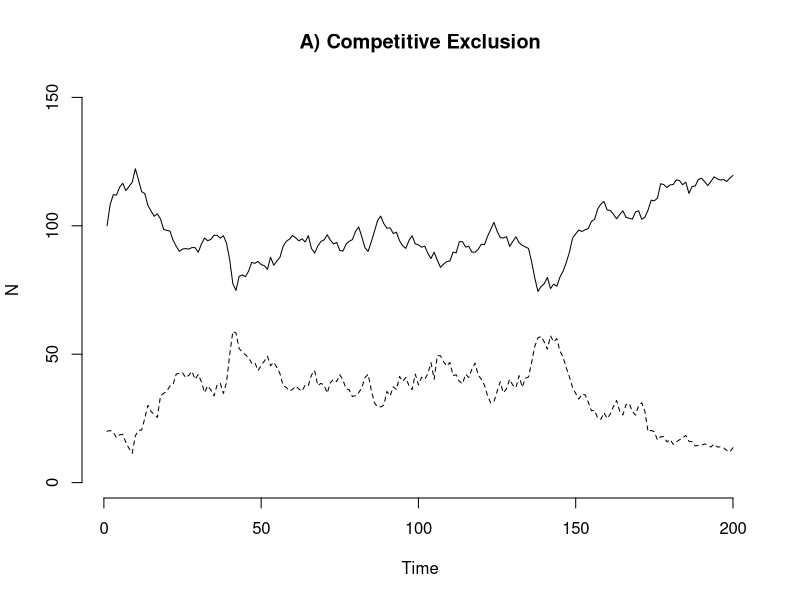
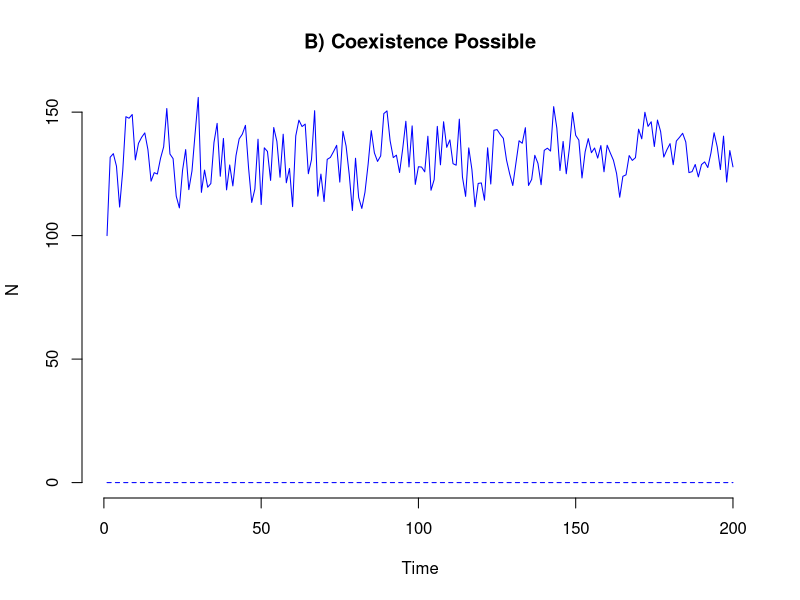
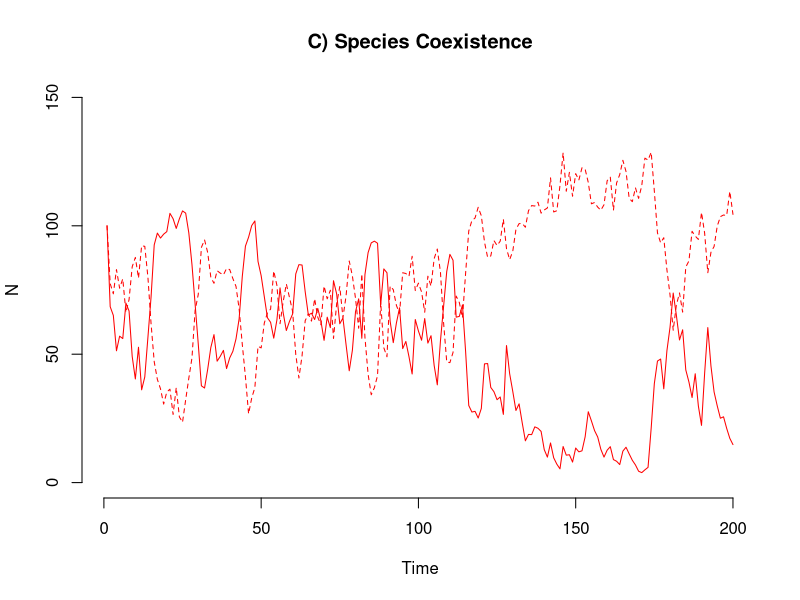
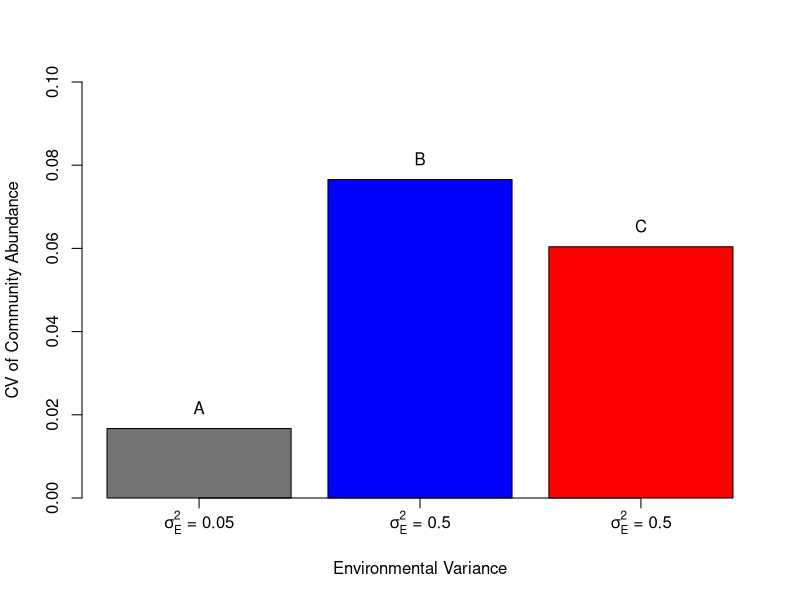

Reproduce these figures in R, in order.
##  Two Species Annual Plant Population Model: simulates the dynamics of
##  the seedbanks of two competing annual plants. The plants coxist by the
##  storage effect. This is just to show two time series (one with coexistence,
##  one with exclusion) and to show that reducing environmental variability
##  causes exclusion and a reduction in ecosystem stability, here measured by
##  total community abundance.
##
##  Author:       Andrew Tredennick (atredenn@gmail.com)
##  Date created: November 11, 2016


rm(list=ls(all.names = TRUE))



####
#### Parameters ----------------------------------------------------------------
####

sigE   <- c(0.05,0.5)
rho    <- c(0.5,-0.8,-0.5)
s      <- c(0.5, 0.5)
alpha  <- c(1,1)
lambda <- c(101,99)
nTime  <- 200



####
####  Libraries ----------------------------------------------------------------
####
library(mvtnorm)
library(plyr)
library(reshape2)
library(ggplot2)
library(ggthemes)
library(zoo)



####
####  Annual Plant Model Functions ---------------------------------------------
####

### Update seedbank function
updateN <- function(g, s, alpha, lambda, lastN){
  newN <- numeric(2)
  for(i in 1:2){
    newN[i] <- lastN[i]*s[i]*(1-g[i]) + ((lambda[i]*g[i]*lastN[i]) / (1 + (alpha[i]*g[i]*lastN[i] + alpha[-i]*g[-i]*lastN[-i])))
    if(newN[i] < 1) { newN[i] <- 0 }
  }
  return(newN)
}

### Get germination fractions function
getG <- function(sigE, rho, nTime){
  varcov <- matrix(c(sigE, rho*sigE, rho*sigE, sigE), 2, 2)
  e      <- rmvnorm(n = nTime, mean = c(0,0), sigma = varcov)
  g      <- exp(e) / (1+exp(e))
  return(g)
}



####
#### Simulations ---------------------------------------------------------------
####
storage_df <- {}
# png("../figures/sim_example.png", width = 5, height=3, units="in", res = 120)

# par(mgp=c(2,0.45,0), tcl=-0.4, mar=c(3.3,3.6,1.1,1.1), las=1)
# layout(matrix(c(1,2,3,4,4,4), 3, 2, byrow = FALSE))

### Low variability // competitive exclusion
gSeries <- getG(sigE[1], rho[2], nTime)
N       <- matrix(data = NA, nrow = nTime, ncol = 2)
N[1,]   <- c(100,20)
for(t in 2:nTime){
  N[t,] <- updateN(g=gSeries[t,], s, alpha, lambda, lastN=N[t-1,])
}
matplot(c(1:nTime), N, type="l", lwd=1, bty="n", xlab="Time", col="black", 
        ylab="N", main="A) Competitive Exclusion", ylim=c(0,150))
totpop1 <- rowSums(N)
storage_df <- data.frame(N = N,
                         model = "Low Var/Comp Excl")

### High variability // coexistence
gSeries <- getG(sigE[2], rho[2], nTime)
N       <- matrix(data = NA, nrow = nTime, ncol = 2)
N[1,]   <- c(100,0)
for(t in 2:nTime){
  N[t,] <- updateN(g=gSeries[t,], s, alpha, lambda, lastN=N[t-1,])
}
matplot(c(1:nTime), N, type="l", lwd=1, bty="n", xlab="Time", 
        col="blue",ylab="N", main="B) Coexistence Possible")
totpop2 <- rowSums(N)
storage_df <- rbind(storage_df, 
                    data.frame(N = N,
                         model = "High Var/No Coex"))


### High variability // coexistence
gSeries <- getG(sigE[2], rho[2], nTime)
N       <- matrix(data = NA, nrow = nTime, ncol = 2)
N[1,]   <- c(100,100)
for(t in 2:nTime){
  N[t,] <- updateN(g=gSeries[t,], s, alpha, lambda, lastN=N[t-1,])
}
matplot(c(1:nTime), N, type="l", lwd=1, bty="n", xlab="Time", 
        col="red", ylab="N", main="C) Species Coexistence", ylim=c(0,150))
totpop3 <- rowSums(N)
storage_df <- rbind(storage_df, 
                    data.frame(N = N,
                               model = "High Var/Coex"))


cv1 <- sd(totpop1)/mean(totpop1)
cv2 <- sd(totpop2)/mean(totpop2)
cv3 <- sd(totpop3)/mean(totpop3)
barplot(c(cv1, cv2, cv3), ylab="CV of Community Abundance", xlab="Environmental Variance",
        ylim=c(0,0.1), col=c("grey45","blue","red"))
text(x=c(0.7, 1.9, 3.1), y=c(cv1, cv2, cv3)+0.005, labels = LETTERS[1:3])
axis(1, at=c(0.7, 1.9, 3.1), labels = c(expression(paste(sigma[E]^2, " = ", 0.05)), 
                                        expression(paste(sigma[E]^2, " = ", 0.5)),
                                        expression(paste(sigma[E]^2, " = ", 0.5))))

dev.off()

### Plot the rolling CV
# mycv <- function(x) {sd(x) / mean(x)}
# rolling_cv <- data.frame(cv1 = rollapply(totpop1, width=10, FUN=mycv, fill=NA),
#                          cv2 = rollapply(totpop2, width=10, FUN=mycv, fill=NA),
#                          iteration = 1:length(totpop1))
# matplot(rolling_cv[,c(1:2)], type="l", col=c("grey45","steelblue"), bty="n")



